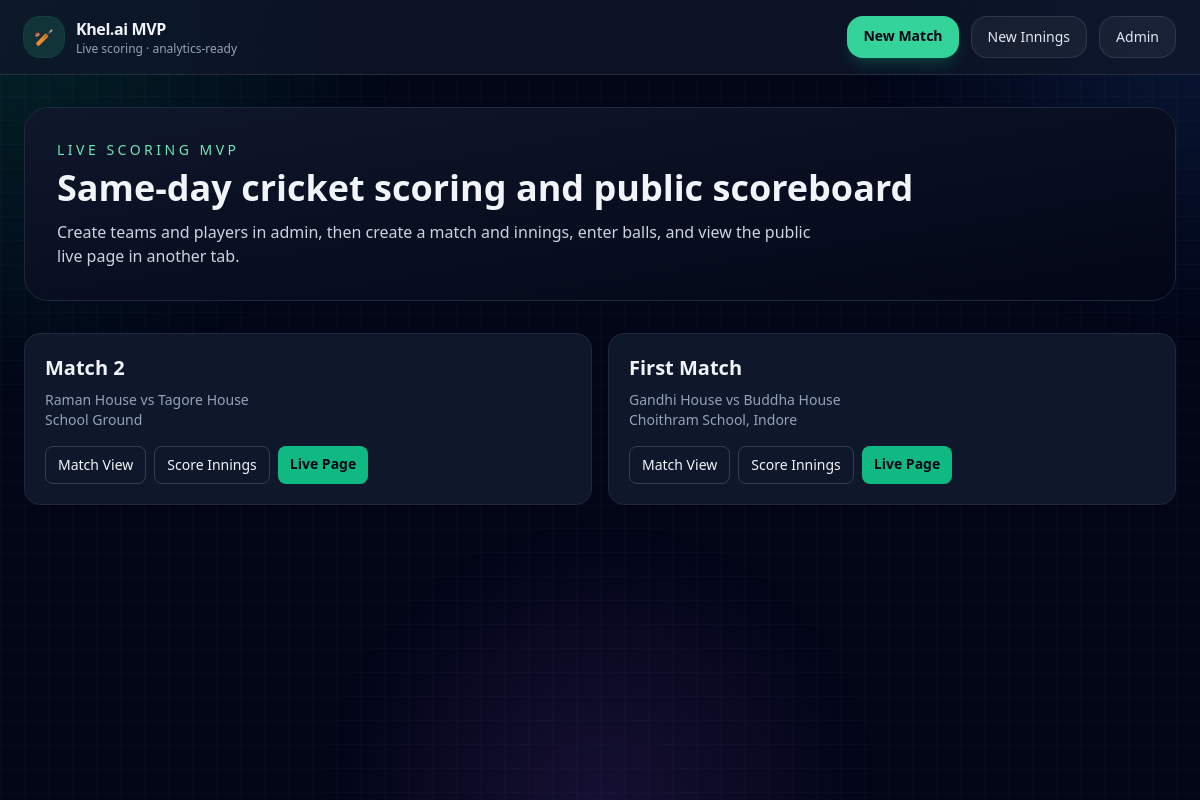
The page / on the database its author committed.
### matches/models.py (models this page shows, shortened)
class Match(models.Model):
    title = models.CharField(max_length=200)
    tournament_name = models.CharField(max_length=200, blank=True)
    venue = models.CharField(max_length=200, blank=True)
    match_date = models.DateField(null=True, blank=True)
    team_1 = models.ForeignKey(Team, on_delete=models.CASCADE, related_name="home_matches")
    team_2 = models.ForeignKey(Team, on_delete=models.CASCADE, related_name="away_matches")
    toss_winner = models.ForeignKey(
        Team,
        on_delete=models.SET_NULL,
        null=True,
        blank=True,
        related_name="toss_wins"
    )
    toss_decision = models.CharField(max_length=20, blank=True)
    status = models.CharField(max_length=30, default="live")
    stream_url = models.URLField(blank=True)
    class Meta:
        ordering = ["-id"]
    def get_absolute_url(self):
        return reverse("match_detail", args=[self.pk])

class Team(models.Model):
    name = models.CharField(max_length=120, unique=True)
    short_name = models.CharField(max_length=12, blank=True)

### matches/views.py (the view)
# urls.py: 2. Add a URL to urlpatterns:  path('', views.home, name='home')
def home(request):
    matches = Match.objects.select_related("team_1", "team_2").all()[:10]
    return render(request, "matches/home.html", {"matches": matches})

### matches/templates/matches/home.html (shortened to what this page needs)
{% extends "matches/base.html" %}
{% block content %}
<section class="mb-8 rounded-3xl border border-slate-800 bg-gradient-to-br from-slate-900 to-slate-950 p-8">
  <p class="mb-2 text-sm uppercase tracking-[0.25em] text-emerald-300">Live Scoring MVP</p>
  <h1 class="mb-3 text-4xl font-bold">Same-day cricket scoring and public scoreboard</h1>
  <p class="max-w-3xl text-slate-300">
    Create teams and players in admin, then create a match and innings, enter balls, and view the public live page in another tab.
  </p>
</section>
<section class="grid gap-4 md:grid-cols-2 xl:grid-cols-3">
  {% for match in matches %}
    <article class="rounded-2xl border border-slate-800 bg-slate-900 p-5">
      <h2 class="text-xl font-semibold">{{ match.title }}</h2>
      <p class="mt-2 text-sm text-slate-400">{{ match.team_1.name }} vs {{ match.team_2.name }}</p>
      <p class="text-sm text-slate-400">{{ match.venue }}</p>
      <div class="mt-4 flex flex-wrap gap-2">
        <a href="{{ match.get_absolute_url }}" class="rounded-lg border border-slate-700 px-3 py-2 text-sm">
          Match View
        </a>
        {% with latest=match.innings.last %}
          {% if latest %}
            <a href="{% url 'innings_scoring' latest.pk %}" class="rounded-lg border border-slate-700 px-3 py-2 text-sm">
              Score Innings
            </a>
            <a href="{% url 'live_match' match.pk %}" class="rounded-lg bg-emerald-500 px-3 py-2 text-sm font-semibold text-slate-950">
              Live Page
            </a>
          {% endif %}
        {% endwith %}
      </div>
    </article>
  {% empty %}
    <div class="rounded-2xl border border-dashed border-slate-700 bg-slate-900 p-6 text-slate-300">
      No matches yet.
    </div>
  {% endfor %}
</section>
{% endblock %}

### rows shown on the page
Match: title "Match 2", team_1.name "Raman House", team_2.name "Tagore House", venue "School Ground"
Match: title "First Match", team_1.name "Gandhi House", team_2.name "Buddha House", venue "Choithram School, Indore"
